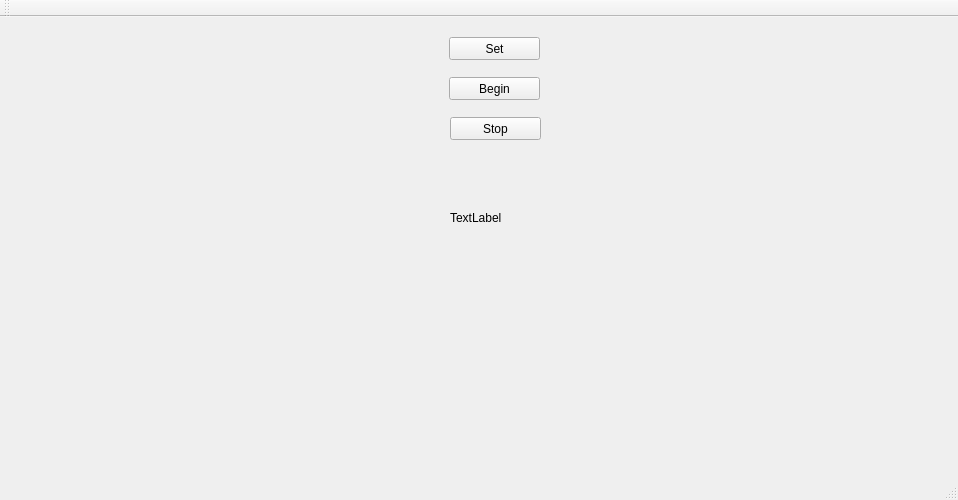
<?xml version="1.0" encoding="UTF-8"?>
<ui version="4.0">
 <class>MainWindow</class>
 <widget class="QMainWindow" name="MainWindow">
  <property name="geometry">
   <rect>
    <x>0</x>
    <y>0</y>
    <width>958</width>
    <height>500</height>
   </rect>
  </property>
  <property name="windowTitle">
   <string>MainWindow</string>
  </property>
  <widget class="QWidget" name="centralWidget">
   <widget class="QPushButton" name="Set">
    <property name="geometry">
     <rect>
      <x>449</x>
      <y>20</y>
      <width>91</width>
      <height>23</height>
     </rect>
    </property>
    <property name="text">
     <string>Set</string>
    </property>
   </widget>
   <widget class="QPushButton" name="Begin">
    <property name="geometry">
     <rect>
      <x>449</x>
      <y>60</y>
      <width>91</width>
      <height>23</height>
     </rect>
    </property>
    <property name="text">
     <string>Begin</string>
    </property>
   </widget>
   <widget class="QLabel" name="show_area">
    <property name="geometry">
     <rect>
      <x>50</x>
      <y>30</y>
      <width>350</width>
      <height>350</height>
     </rect>
    </property>
    <property name="text">
     <string/>
    </property>
   </widget>
   <widget class="QLabel" name="if_face">
    <property name="geometry">
     <rect>
      <x>450</x>
      <y>160</y>
      <width>81</width>
      <height>81</height>
     </rect>
    </property>
    <property name="text">
     <string>TextLabel</string>
    </property>
   </widget>
   <widget class="QPushButton" name="Stop">
    <property name="geometry">
     <rect>
      <x>450</x>
      <y>100</y>
      <width>91</width>
      <height>23</height>
     </rect>
    </property>
    <property name="text">
     <string>Stop</string>
    </property>
   </widget>
   <widget class="QLabel" name="show_area_4">
    <property name="geometry">
     <rect>
      <x>560</x>
      <y>30</y>
      <width>350</width>
      <height>350</height>
     </rect>
    </property>
    <property name="text">
     <string/>
    </property>
   </widget>
  </widget>
  <widget class="QMenuBar" name="menuBar">
   <property name="geometry">
    <rect>
     <x>0</x>
     <y>0</y>
     <width>958</width>
     <height>28</height>
    </rect>
   </property>
  </widget>
  <widget class="QToolBar" name="mainToolBar">
   <attribute name="toolBarArea">
    <enum>TopToolBarArea</enum>
   </attribute>
   <attribute name="toolBarBreak">
    <bool>false</bool>
   </attribute>
  </widget>
  <widget class="QStatusBar" name="statusBar"/>
 </widget>
 <layoutdefault spacing="6" margin="11"/>
 <resources/>
 <connections/>
</ui>
